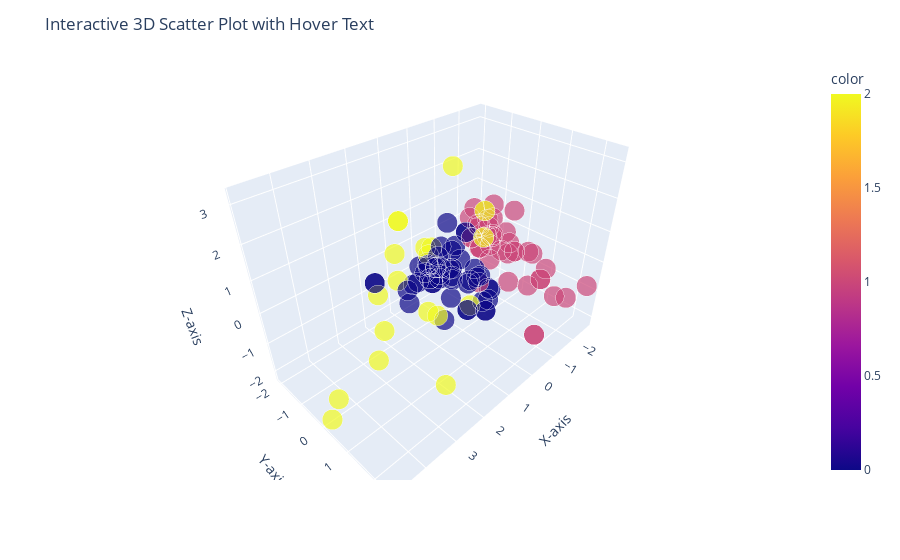

Notebook cell for this chart:
### Code cell
labels = []
for i in range(project.shape[0]):
    labels.append([terms_group_more[clusters[i]][j][0] for j in range(5)])

labels = []
for i in range(project.shape[0]):
    labels.append(str(rating_words[clusters[i]]).replace(',', '<br>'))
 
# Create a 3D scatter plot with hover text
fig = px.scatter_3d(x=project[:,0], y=project[:,1], z=project[:,2], hover_name=labels, hover_data = [], color=clusters, size=[2]*project.shape[0])

# Set layout options for better readability
fig.update_layout(
    title="Interactive 3D Scatter Plot with Hover Text",
    scene=dict(
        xaxis_title="X-axis",
        yaxis_title="Y-axis",
        zaxis_title="Z-axis"
    )
)

# Show the plot
fig.show()

### Figure 1 — Plotly figure (JSON) as saved in the notebook; plotly's stock layout.template omitted (floating-point values rounded to 4 significant figures)
{"data": [{"hovertemplate": "<b>%{hovertext}</b><br><br>x=%{x}<br>y=%{y}<br>z=%{z}<br>size=%{marker.size}<br>color=%{marker.color}<extra></extra>", "hovertext": ["{}", "{'total': 3.69}", "{'total': 3.69}", "{}", "{}", "{}", "{'total': 3.69}", "{'total': 3.69}", "{'total': 3.69}", "{'total': 3.69}", "{}", "{}", "{}", "{}", "{'total': 3.69}", "{}", "{'total': 3.69}", "{'total': 3.69}", "{}", "{}", "{'total': 3.69}", "{}", "{}", "{'total': 3.69}", "{}", "{'total': 3.69}", "{}", "{}", "{'total': 3.69}", "{'total': 3.69}", "{'total': 3.69}", "{'total': 3.69}", "{'total': 3.69}", "{}", "{}", "{'total': 3.69}", "{}", "{}", "{'total': 3.69}", "{}", "{'total': 3.69}", "{}", "{'total': 3.69}", "{}", "{}", "{'total': 3.69}", "{'total': 3.69}", "{}", "{'total': 3.69}", "{}", "{}", "{}", "{}", "{}", "{'total': 3.69}", "{}", "{'total': 3.69}", "{}", "{}", "{}", "{}", "{}", "{'total': 3.69}", "{'total': 3.69}", "{'total': 3.69}", "{}", "{}", "{}", "{}", "{}", "{'total': 3.69}", "{}", "{'total': 3.69}", "{'total': 3.69}", "{}", "{}", "{'total': 3.69}", "{'total': 3.69}", "{'total': 3.69}", "{}", "{}", "{}", "{}", "{'total': 3.69}", "{'total': 3.69}", "{}", "{'total': 3.69}", "{'total': 3.69}", "{}", "{'total': 3.69}", "{}", "{}", "{'total': 3.69}", "{}", "{}", "{'total': 3.69}", "{'total': 3.69}", "{}", "{}", "{}", "{'total': 3.69}", "{'total': 3.69}", "{'total': 3.69}", "{'total': 3.69}", "{}", "{}", "{}", "{}"], "legendgroup": "", "marker": {"color": [1, 0, 0, 1, 1, 2, 0, 0, 0, 0, 2, 2, 1, 1, 0, 1, 0, 0, 1, 1, 0, 1, 2, 0, 2, 0, 1, 2, 0, 0, 0, 0, 0, 2, 2, 0, 2, 1, 0, 1, 0, 1, 0, 2, 1, 0, 0, 1, 0, 2, 1, 1, 1, 1, 0, 2, 0, 1, 1, 1, 1, 1, 0, 0, 0, 1, 1, 1, 2, 1, 0, 1, 0, 0, 2, 1, 0, 0, 0, 1, 2, 2, 1, 0, 0, 1, 0, 0, 2, 0, 1, 2, 0, 1, 1, 0, 0, 1, 1, 2, 0, 0, 0, 0, 1, 2, 2, 1], "coloraxis": "coloraxis", "size": [2, 2, 2, 2, 2, 2, 2, 2, 2, 2, 2, 2, 2, 2, 2, 2, 2, 2, 2, 2, 2, 2, 2, 2, 2, 2, 2, 2, 2, 2, 2, 2, 2, 2, 2, 2, 2, 2, 2, 2, 2, 2, 2, 2, 2, 2, 2, 2, 2, 2, 2, 2, 2, 2, 2, 2, 2, 2, 2, 2, 2, 2, 2, 2, 2, 2, 2, 2, 2, 2, 2, 2, 2, 2, 2, 2, 2, 2, 2, 2, 2, 2, 2, 2, 2, 2, 2, 2, 2, 2, 2, 2, 2, 2, 2, 2, 2, 2, 2, 2, 2, 2, 2, 2, 2, 2, 2, 2], "sizemode": "area", "sizeref": 0.005, "symbol": "circle"}, "mode": "markers", "name": "", "scene": "scene", "showlegend": false, "type": "scatter3d", "x": [-0.04744, 0.9702, 0.03257, -1.684, -1.38, 0.5833, 0.8112, 1.288, -0.1065, 1.616, 1.753, 0.4242, -1.454, -2.019, 0.4204, -2.046, 0.1093, 0.6308, -1.554, -1.2, 0.5845, -0.8881, 3.27, 0.3204, 2.836, 0.4384, -1.003, 1.508, 0.3761, -0.5359, 0.5789, 0.8057, 0.159, 1.921, 1.086, 0.002564, 4.791, -1.753, 0.3398, -1.247, 0.6663, -1.769, -0.3553, 1.841, -1.464, 0.9766, -0.437, -0.9293, -0.2711, 4.064, -1.314, -1.682, -2.15, -2.206, 1.833, 4.595, -0.3029, -1.788, -1.455, -1.404, -0.7939, -1.568, 0.1815, -0.638, 0.2491, -2.701, -1.564, -0.9548, 2.72, -1.603, -0.1743, -1.085, -0.9124, 0.6986, 0.6179, -1.437, 0.3682, 1.151, 0.3354, -1.402, 1.801, 2.734, -1.307, 0.2634, 0.354, -2.168, -0.373, -0.3618, 2.024, -0.3038, -1.52, 1.186, -0.5621, -1.23, -0.04744, 0.9702, 0.03257, -1.684, -1.38, 0.5833, 0.8112, 1.288, -0.1065, 1.616, -2.019, 1.753, 0.4242, -1.454], "y": [2.453, 1.006, 0.02784, -0.4657, -0.649, 1.092, -0.5658, 0.04778, 0.7385, -2.05, -0.6472, 0.9672, 1.545, 0.1703, -1.419, 1.716, 0.7895, 1.446, -0.5516, 0.2972, -0.2193, 0.1426, 0.1299, 1.146, -0.2486, -0.07502, -0.6819, 0.2614, -0.6221, -1.025, -0.8971, -1.282, -1.331, 0.4861, -0.311, -1.062, 0.08339, -0.5268, -0.1571, -0.6789, -0.4912, 0.1331, -1.044, -0.7007, 1.145, -0.573, -0.5827, -0.301, 0.6571, 1.564, 0.4558, -0.4671, 0.5791, -0.347, -0.2734, 0.2173, -0.8929, -0.511, -1.006, -1.126, -0.15, -0.5634, -0.3502, -0.1896, -0.6947, 2.35, 2.359, 0.8163, 1.96, 1.088, -1.12, 1.893, -0.6715, -0.7393, 0.08625, -0.3994, -1.559, -1.139, 0.7362, -0.7377, -0.8065, 1.421, -0.2019, -0.8792, -0.6353, -0.07293, -0.1273, -0.8185, 0.9797, 0.3164, -0.8195, 1.275, -0.9125, -0.875, 2.453, 1.006, 0.02784, -0.4657, -0.649, 1.092, -0.5658, 0.04778, 0.7385, -2.05, 0.1703, -0.6472, 0.9672, 1.545], "z": [-0.955, -0.3714, 1.159, 0.06457, -0.2883, 2.416, -0.2659, 0.1567, -1.191, -0.7746, 1.915, 1.576, -0.3617, -0.329, -0.4592, -1.198, -0.6954, 0.3502, 0.1059, 0.142, -1.698, -0.09731, -1.185, -0.3115, 0.45, 0.1427, 0.2213, 1.456, -0.3648, -0.1714, 0.01046, -0.8514, -0.5336, 1.738, 0.7747, -0.1385, -2.169, 0.6524, -0.2089, 0.5796, 0.06923, 0.07256, 0.8459, 0.1306, -0.8042, 0.02175, -0.2182, 0.09151, -0.5126, 1.234, 0.05584, 1.151, -0.2122, 0.05193, -0.3902, -1.471, -0.6521, 0.0675, 0.9146, 0.5637, -1.013, 0.6665, -1.174, -0.4577, -0.2364, -0.8371, -0.6296, -0.5716, -1.076, 0.2106, 0.09869, 0.3508, -1.396, 0.06407, 3.218, 0.5307, -1.14, -0.8038, 0.2089, 0.4198, 0.9068, 0.8589, 0.05661, -0.3051, -0.5316, 0.9142, -0.7037, -1.046, 0.05582, -0.2803, 0.4312, 0.06553, 0.04735, 0.04427, -0.955, -0.3714, 1.159, 0.06457, -0.2883, 2.416, -0.2659, 0.1567, -1.191, -0.7746, -0.329, 1.915, 1.576, -0.3617]}], "layout": {"coloraxis": {"colorbar": {"title": {"text": "color"}}, "colorscale": [[0, "#0d0887"], [0.1111, "#46039f"], [0.2222, "#7201a8"], [0.3333, "#9c179e"], [0.4444, "#bd3786"], [0.5556, "#d8576b"], [0.6667, "#ed7953"], [0.7778, "#fb9f3a"], [0.8889, "#fdca26"], [1, "#f0f921"]]}, "legend": {"itemsizing": "constant", "tracegroupgap": 0}, "margin": {"t": 60}, "scene": {"domain": {"x": [0, 1], "y": [0, 1]}, "xaxis": {"title": {"text": "X-axis"}}, "yaxis": {"title": {"text": "Y-axis"}}, "zaxis": {"title": {"text": "Z-axis"}}}, "title": {"text": "Interactive 3D Scatter Plot with Hover Text"}}}
